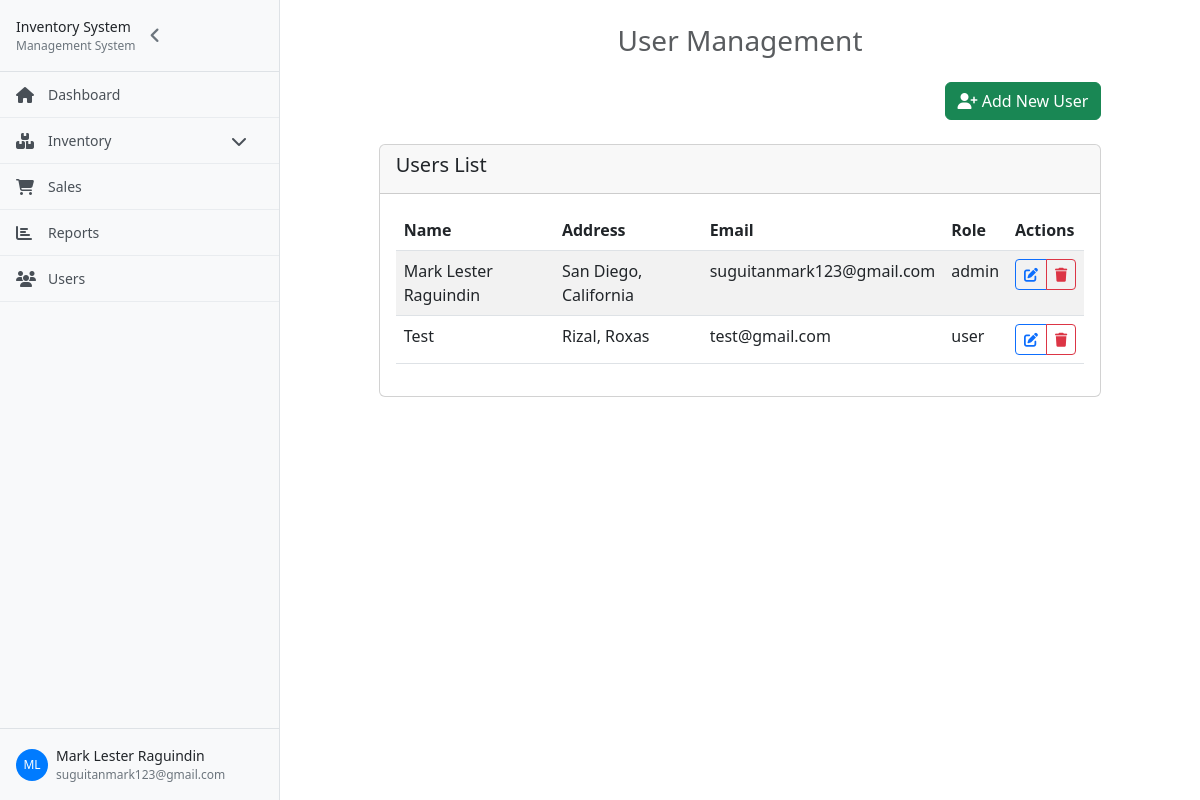
The app's page /admin/manageUsers.php (signed in) with its own data.
### tables this page shows
CREATE TABLE `users` (
  `user_id` int(11) NOT NULL,
  `name` varchar(250) NOT NULL,
  `address` varchar(250) NOT NULL,
  `email` varchar(250) NOT NULL,
  `password` varchar(50) NOT NULL,
  `role` varchar(50) NOT NULL
);

### controllers/usersController.php (called while the page is built, shortened)
<?php
$users = [];
$sql = "SELECT * FROM users";
$result = mysqli_query($con, $sql);
if ($result) {
    while ($row = mysqli_fetch_assoc($result)) {
        $users[] = $row;
    }
}
$edit_user = null;
?>

### admin/manageUsers.php (the view, shortened to what this page needs)
<?php
include '../components/config.php';
include '../controllers/usersController.php';
?>
<!DOCTYPE html>
<html lang="en">
<head>
    <link rel="stylesheet" href="../bootstrap/css/bootstrap-grid.css">
    <link href="https://cdnjs.cloudflare.com/ajax/libs/bootstrap/5.3.0/css/bootstrap.min.css" rel="stylesheet">
    <link href="https://cdnjs.cloudflare.com/ajax/libs/font-awesome/6.4.0/css/all.min.css" rel="stylesheet">
    <link rel="stylesheet" href="../customStyles/index.css">
</head>
<body>
    <?php include '../components/adminSidebar.php'; ?>
    <div class="main-content py-4 p-4">
        <div class="row justify-content-center">
            <div class="col-md-10">
                <h3 class="mb-4 text-center text-muted">User Management</h3>
                <?php if (!$edit_user): ?>
                <div class="mb-4 text-end">
                    <button type="button" class="btn btn-success" data-bs-toggle="modal" data-bs-target="#addUserModal">
                        <i class="fas fa-user-plus"></i> Add New User
                    </button>
                </div>
                <?php endif; ?>
                <div class="card">
                    <div class="card-header">
                        <h5>Users List</h5>
                    </div>
                    <div class="card-body">
                        <?php if (empty($users)): ?>
                            <div class="text-center py-4">
                                <i class="fas fa-users fa-3x text-muted mb-3"></i>
                                <p class="text-muted">No users found. Add your first user above!</p>
                            </div>
                        <?php else: ?>
                            <div class="table-responsive">
                                <table class="table table-striped">
                                    <thead>
                                        <tr>
                                            <th>Name</th>
                                            <th>Address</th>
                                            <th>Email</th>
                                            <th>Role</th>
                                            <th>Actions</th>
                                        </tr>
                                    </thead>
                                    <tbody>
                                        <?php foreach ($users as $user): ?>
                                            <tr>
                                                <td><?php echo htmlspecialchars($user['name']); ?></td>
                                                <td><?php echo htmlspecialchars($user['address']); ?></td>
                                                <td><?php echo htmlspecialchars($user['email']); ?></td>
                                                <td><?php echo htmlspecialchars($user['role']); ?></td>
                                                <td>
                                                    <div class="btn-group" role="group">
                                                        <a href="?edit=<?php echo $user['user_id']; ?>" class="btn btn-sm btn-outline-primary">
                                                            <i class="fas fa-edit"></i>
                                                        </a>
                                                        <button type="button" class="btn btn-sm btn-outline-danger" onclick="deleteUser(<?php echo $user['user_id']; ?>, '<?php echo htmlspecialchars($user['name']); ?>')">
                                                            <i class="fas fa-trash"></i>
                                                        </button>
                                                    </div>
                                                </td>
                                            </tr>
                                        <?php endforeach; ?>
                                    </tbody>
                                </table>
                            </div>
                        <?php endif; ?>
                    </div>
                </div>
            </div>
        </div>
    </div>
</body>
</html>

### customStyles/index.css (style rules this page uses)
.main-content { margin-left: 280px; padding: 20px; }

### records on screen
users: name "Mark Lester Raguindin", address "San Diego, California", email "suguitanmark123@gmail.com", role "admin"
users: name "Test", address "Rizal, Roxas", email "test@gmail.com", role "user"

### other values on screen
$initials "ML"
$_SESSION['name'] "Mark Lester Raguindin"
$_SESSION['email'] "suguitanmark123@gmail.com"
